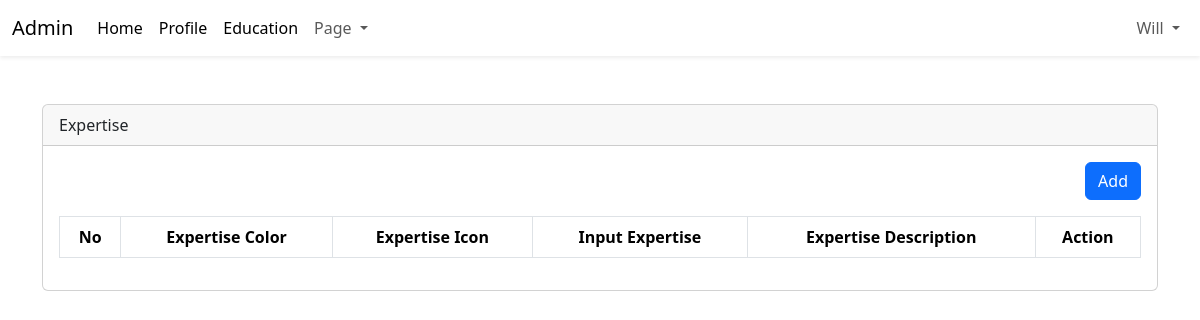
The page /admin/dashboard.php?page=expertise (signed in) on the database as committed earlier.
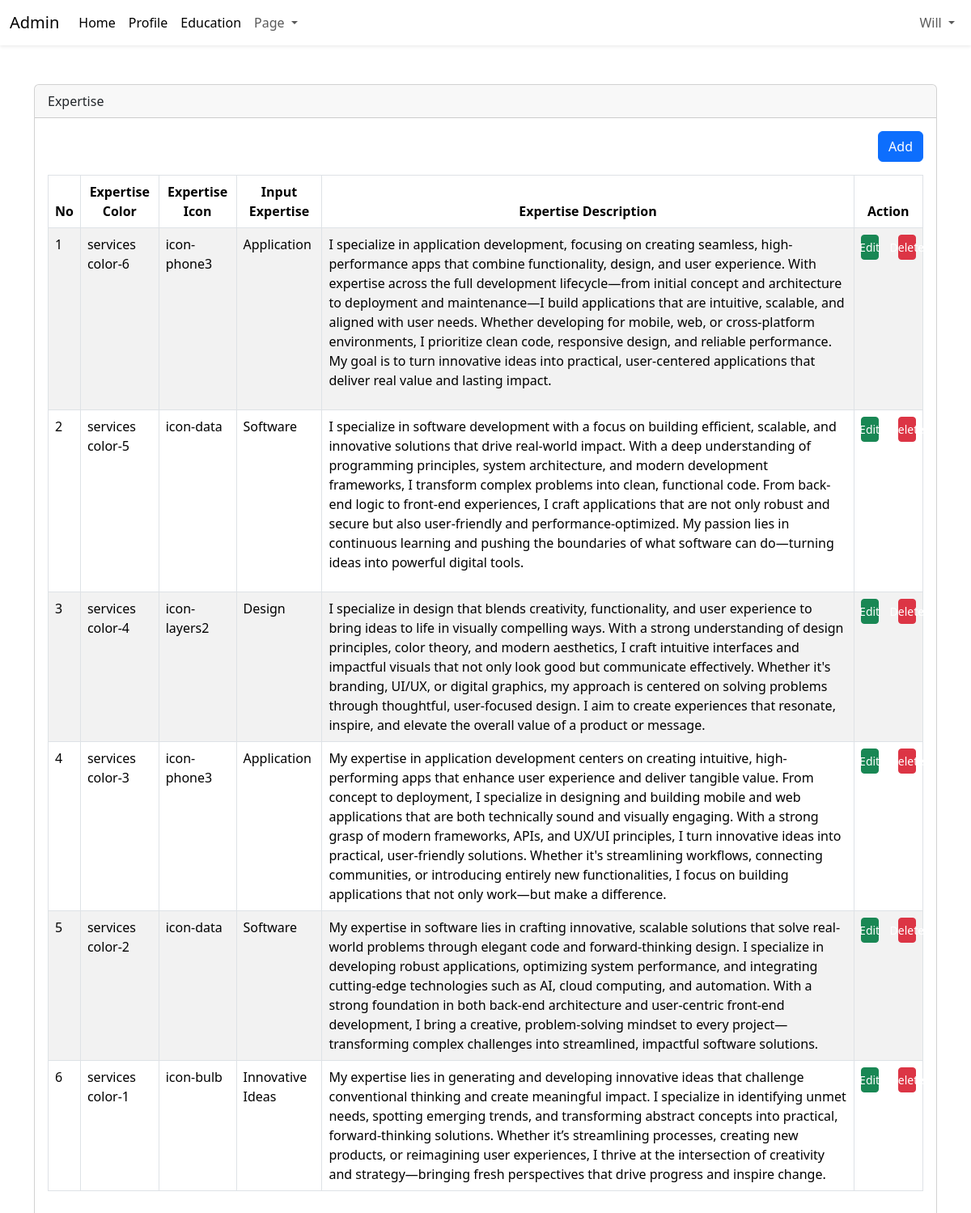
The same page on the database as committed later.
### tables this page shows
CREATE TABLE `expertise` (
  `expertise_id` int(11) NOT NULL,
  `color_services` varchar(25) NOT NULL,
  `expertise_icon` varchar(50) NOT NULL,
  `expertise_name` varchar(25) NOT NULL,
  `expertise_desc` text NOT NULL
);

### admin/content/expertise.php (the view, shortened to what this page needs)
<?php
include 'config/connection_login.php';
$query = mysqli_query($config, "SELECT * FROM expertise ORDER BY expertise_id DESC");
$row = mysqli_fetch_all($query, MYSQLI_ASSOC);
?>
<div class="table-responsive">
    <div align="right" class="mb-3">
        <a href="?page=tambah_expertise" class="btn btn-primary">Add</a>
    </div>
    <table id="table" class="table table-bordered table-striped">
        <thead>
            <tr class="text-center">
                <th>No</th>
                <th>Expertise Color</th>
                <th>Expertise Icon</th>
                <th>Input Expertise</th>
                <th>Expertise Description</th>
                <th>Action</th>
            </tr>
        </thead>
        <tbody>
            <?php foreach ($row as $key => $data_value): ?>
            <tr>
                <td><?= $key + 1; ?></td>
                <td><?= $data_value['color_services']; ?></td>
                <td><?= $data_value['expertise_icon']; ?></td>
                <td><?= $data_value['expertise_name']; ?></td>
                <td><?= $data_value['expertise_desc']; ?></td>
                <td>
                    <div class="row d-flex justify-content-center">
                        <div class="col-6">
                            <a href="?page=tambah_expertise&edit=<?php echo $data_value['expertise_id']; ?>"
                                class="btn btn-success btn-sm d-flex justify-content-center">Edit</a>
                        </div>
                        <div class="col-6">
                            <a onclick="return confirm('Are you sure?')"
                                href="?page=expertise&delete=<?php echo $data_value['expertise_id']; ?>"
                                class="btn btn-danger btn-sm d-flex justify-content-center">Delete</a>
                        </div>
                    </div>
                </td>
            </tr>
            <?php endforeach ?>
        </tbody>
    </table>
</div>

### admin/dashboard.php (shortened to what this page needs)
<?php
$_name = isset($_SESSION['NAME']) ? $_SESSION['NAME'] : '';
?>
<!DOCTYPE html>
<html lang="en">
<head>
    <link rel="stylesheet" href="https://cdn.jsdelivr.net/npm/bootstrap@5.3.6/dist/css/bootstrap.min.css">
    <link href="https://cdn.jsdelivr.net/npm/summernote@0.9.0/dist/summernote-lite.min.css" rel="stylesheet">
    <link rel="stylesheet" href="https://cdn.datatables.net/2.3.1/css/dataTables.dataTables.css" />
</head>
<body>
    <div class="wrapper">
        <?php include 'inc/header.php'; ?>
        <div class="content mt-5">
            <div class="container">
                <div class="row ">
                    <div class="col-12">
                        <div class="card">
                            <div class="card-header">
                                <?= isset($_GET['page']) ? str_replace("_", " ", ucfirst($_GET['page'])) : 'Home' ?>
                            </div>
                            <div class="card-body">
                                <?php
                                if (isset($_GET['page'])) {
                                    if (file_exists("content/" . $_GET['page'] . ".php")) {
                                        include "content/" . $_GET['page'] . ".php";
                                    } else {
                                        include "content/404.php";
                                    }
                                } else {
                                    include "content/home.php";
                                }
                                ?>
                            </div>
                        </div>
                    </div>
                </div>
            </div>
        </div>
    </div>
</body>
</html>

### admin/inc/header.php (shortened to what this page needs)
<header class="shadow-sm">
    <nav class="navbar navbar-expand-lg bg-body-white">
        <div class="container-fluid">
            <a class="navbar-brand" href="dashboard.php">Admin</a>
            <div class="collapse navbar-collapse" id="navbarSupportedContent">
                <ul class="navbar-nav me-auto mb-2 mb-lg-0">
                    <li class="nav-item">
                        <a class="nav-link active" aria-current="page" href="#">Home</a>
                    </li>
                    <li><a class="nav-link active" href="?page=manage_profile">Profile</a></li>
                    <li><a class="nav-link active" href="?page=education">Education</a></li>
                    <li class="nav-item dropdown">
                        <a class="nav-link dropdown-toggle" href="#" role="button" data-bs-toggle="dropdown"
                            aria-expanded="false">
                            Page
                        </a>
                    </li>
                </ul>
                <ul class="navbar-nav  mr-auto mb-2 mb-lg-0">
                    <li class="nav-item dropdown">
                        <a class="nav-link dropdown-toggle" href="#" role="button" data-bs-toggle="dropdown"
                            aria-expanded="false">
                            <?= $_name ?>
                        </a>
                    </li>
                </ul>
            </div>
        </div>
    </nav>
</header>

Rows that differ between the two databases and show on the page:
added expertise: color_services "services color-6", expertise_icon "icon-phone3", expertise_name "Application", expertise_desc "I specialize in application development, focusing on creating seamless, high-performance apps that combine functionality, design, and user experience. With expertise across the full development lifecycle—from initial concept and architecture to deployment and maintenance—I build applications that are intuitive, scalable, and aligned with user needs. Whether developing for mobile, web, or cross-platform environments, I prioritize clean code, responsive design, and reliable performance. My goal is to turn innovative ideas into practical, user-centered applications that deliver real value and lasting impact."
added expertise: color_services "services color-5", expertise_icon "icon-data", expertise_name "Software", expertise_desc "I specialize in software development with a focus on building efficient, scalable, and innovative solutions that drive real-world impact. With a deep understanding of programming principles, system architecture, and modern development frameworks, I transform complex problems into clean, functional code. From back-end logic to front-end experiences, I craft applications that are not only robust and secure but also user-friendly and performance-optimized. My passion lies in continuous learning and pushing the boundaries of what software can do—turning ideas into powerful digital tools."
added expertise: color_services "services color-4", expertise_icon "icon-layers2", expertise_name "Design", expertise_desc "I specialize in design that blends creativity, functionality, and user experience to bring ideas to life in visually compelling ways. With a strong understanding of design principles, color theory, and modern aesthetics, I craft intuitive interfaces and impactful visuals that not only look good but communicate effectively. Whether it's branding, UI/UX, or digital graphics, my approach is centered on solving problems through thoughtful, user-focused design. I aim to create experiences that resonate, inspire, and elevate the overall value of a product or message."
added expertise: color_services "services color-3", expertise_icon "icon-phone3", expertise_name "Application", expertise_desc "My expertise in application development centers on creating intuitive, high-performing apps that enhance user experience and deliver tangible value. From concept to deployment, I specialize in designing and building mobile and web applications that are both technically sound and visually engaging. With a strong grasp of modern frameworks, APIs, and UX/UI principles, I turn innovative ideas into practical, user-friendly solutions. Whether it's streamlining workflows, connecting communities, or introducing entirely new functionalities, I focus on building applications that not only work—but make a difference."
added expertise: color_services "services color-2", expertise_icon "icon-data", expertise_name "Software", expertise_desc "My expertise in software lies in crafting innovative, scalable solutions that solve real-world problems through elegant code and forward-thinking design. I specialize in developing robust applications, optimizing system performance, and integrating cutting-edge technologies such as AI, cloud computing, and automation. With a strong foundation in both back-end architecture and user-centric front-end development, I bring a creative, problem-solving mindset to every project—transforming complex challenges into streamlined, impactful software solutions."
added expertise: color_services "services color-1", expertise_icon "icon-bulb", expertise_name "Innovative Ideas", expertise_desc "My expertise lies in generating and developing innovative ideas that challenge conventional thinking and create meaningful impact. I specialize in identifying unmet needs, spotting emerging trends, and transforming abstract concepts into practical, forward-thinking solutions. Whether it’s streamlining processes, creating new products, or reimagining user experiences, I thrive at the intersection of creativity and strategy—bringing fresh perspectives that drive progress and inspire change."
